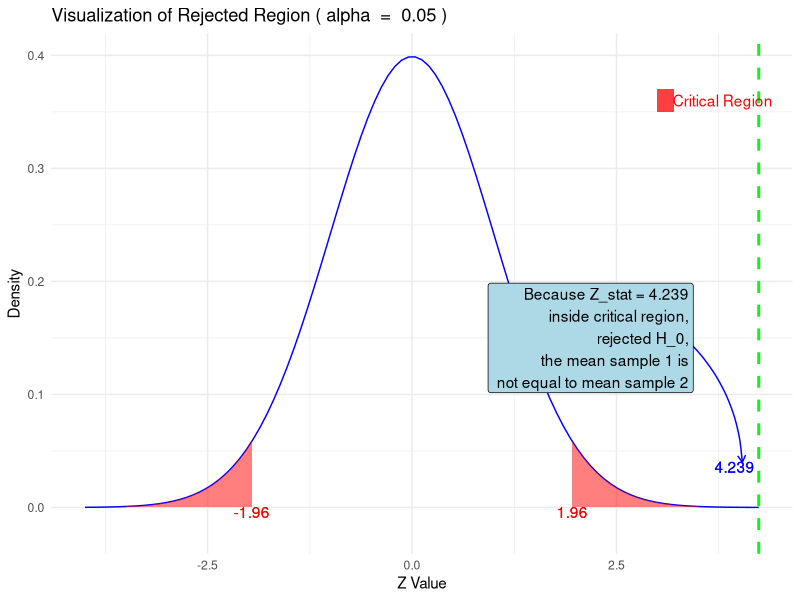

This chart was generated by the following R code:
# Load necessary libraries
library(ggplot2)
library(dplyr)

# Set parameters
alpha <- 0.05
mode_hyp <- "two-sided" # Change to "right", "left", or "two-sided" as needed
mean <- 0
sd <- 1

# Define the variables
sample_mean_1 <- 1282
sample_mean_2 <- 1208
var_1 <- 80
var_2 <- 94
n1 <- 50
n2 <- 50


# Calculate the standard error
standard_error <- sqrt((var_1^2 / n1) + (var_2^2 / n2))

# Calculate the z-score
z <- (sample_mean_1 - sample_mean_2) / standard_error

# Calculate critical values based on alpha
if (mode_hyp == "right") {
  critical_value <- qnorm(1 - alpha, mean, sd)
} else if (mode_hyp == "left") {
  critical_value <- qnorm(alpha, mean, sd)
} else if (mode_hyp == "two-sided") {
  critical_value_left <- qnorm(alpha / 2, mean, sd)
  critical_value_right <- qnorm(1 - alpha / 2, mean, sd)
}

# Create the normal distribution plot
p <- ggplot(data.frame(x = c(-4, 4)), aes(x)) +
  stat_function(fun = dnorm, args = list(mean = mean, sd = sd), color = "blue") +
  labs(
    title = paste("Visualization of Rejected Region (", expression(alpha), " = ", alpha, ")"),
    x = "Z Value",
    y = "Density"
  ) +
  theme_minimal()

# Add shading based on hypothesis mode
if (mode_hyp == "right") {
  p <- p + geom_area(
    stat = "function", fun = dnorm,
    args = list(mean = mean, sd = sd),
    xlim = c(critical_value, 4),
    fill = "red", alpha = 0.5
  ) +

    geom_vline(xintercept = z, color = "green", linetype = "dashed", size = 1) +
    geom_text(aes(x = critical_value, y = -0.02, label = round(critical_value, 3)),
      color = "red", vjust = -1
    ) +
    geom_text(aes(x = z - 0.05, y = 0.02, label = round(z, 3)),
      color = "blue", vjust = -1, hjust = 1
    ) +
    annotate("curve",
      x = z - 0.9, y = 0.15,
      xend = z - .2, yend = 0.04,
      curvature = -0.2,
      arrow = arrow(length = unit(0.2, "cm")),
      color = "blue"
    )

  # Add text annotation based on z-value and mode_hyp
  if (z > critical_value) {
    p <- p + annotate("label", x = z - .8, y = 0.15, label = paste0("Because Z_stat = ", round(z, 3), "\ninside critical region,\nrejected H_0,\nthe mean sample 1 is\ngreater than mean sample 2"), hjust = 1, fill = "lightblue")
  } else {
    p <- p + annotate("label", x = z - .8, y = 0.15, label = paste0("Because Z_stat = ", round(z, 3), "\noutside critical region,\nfail to reject H_0,\nthe mean sample 1 is\ngreater than mean sample 2"), hjust = 1, fill = "lightblue")
  }
} else if (mode_hyp == "left") {
  p <- p + geom_area(
    stat = "function", fun = dnorm,
    args = list(mean = mean, sd = sd),
    xlim = c(-4, critical_value),
    fill = "red", alpha = 0.5
  ) +

    geom_vline(xintercept = z, color = "green", linetype = "dashed", size = 1) +
    geom_text(aes(x = critical_value, y = -0.02, label = round(critical_value, 3)),
      color = "red", vjust = -1
    ) +
    geom_text(aes(x = z + 0.05, y = 0.02, label = round(z, 3)),
      color = "blue", vjust = -1, hjust = 0
    ) +
    annotate("curve",
      x = z + 0.9, y = 0.15,
      xend = z, yend = 0.04,
      curvature = 0.3,
      arrow = arrow(length = unit(0.2, "cm")),
      color = "blue"
    )

  # Add text annotation based on z-value and mode_hyp
  if (z < critical_value) {
    p <- p + annotate("label", x = z + .8, y = 0.15, label = paste0("Because Z_stat = ", round(z, 3), "\ninside critical region,\nrejected H_0,\nthe mean sample 1 is\nless than mean sample 2"), hjust = 0, fill = "lightblue")
  } else {
    p <- p + annotate("label", x = z + .8, , y = 0.15, label = paste0("Because Z_stat = ", round(z, 3), "\noutside critical region,\nfail to reject H_0,\nthe mean sample 1 is\nless than mean sample 2"), hjust = 0, fill = "lightblue")
  }
} else if (mode_hyp == "two-sided") {
  p <- p + geom_area(
    stat = "function", fun = dnorm,
    args = list(mean = mean, sd = sd),
    xlim = c(-4, critical_value_left),
    fill = "red", alpha = 0.5
  ) +
    geom_area(
      stat = "function", fun = dnorm,
      args = list(mean = mean, sd = sd),
      xlim = c(critical_value_right, 4),
      fill = "red", alpha = 0.5
    ) +
    geom_vline(xintercept = z, color = "green", linetype = "dashed", size = 1) +
    geom_text(aes(x = critical_value_left, y = -0.02, label = round(critical_value_left, 2)),
      color = "red", vjust = -1
    ) +
    geom_text(aes(x = critical_value_right, y = -0.02, label = round(critical_value_right, 2)),
      color = "red", vjust = -1
    ) +
    geom_text(aes(x = z - 0.05, y = 0.02, label = round(z, 3)),
      color = "blue", vjust = -1, hjust = 1
    ) +
    annotate("curve",
      x = z - 0.9, y = 0.15,
      xend = z - .2, yend = 0.04,
      curvature = -0.2,
      arrow = arrow(length = unit(0.2, "cm")),
      color = "blue"
    ) +
      geom_rect(aes(xmin = 3, xmax = 3.2, ymin = .35, ymax = .37),
        alpha = 0.5,
        fill = "red"
      ) +
      annotate("text",
        x = 3.8,
        y = .36,
        label = "Critical Region",
        color = "red"
      )

  # Add text annotation based on z-value and mode_hyp
  if (z < critical_value_left | z > critical_value_right) {
    p <- p + annotate("label", x = z - .8, y = 0.15, label = paste0("Because Z_stat = ", round(z, 3), "\ninside critical region,\nrejected H_0,\nthe mean sample 1 is\n not equal to mean sample 2"), hjust = 1, fill = "lightblue")
  } else {
    p <- p + annotate("label", x = z - .8, y = 0.15, label = paste0("Because Z_stat = ", round(z, 3), "\noutside critical region,\nfail to reject H_0,\nthe mean sample 1 is\n equal to mean sample 2"), hjust = 1, fill = "lightblue")
  }
}

# Print the plot
print(p)
